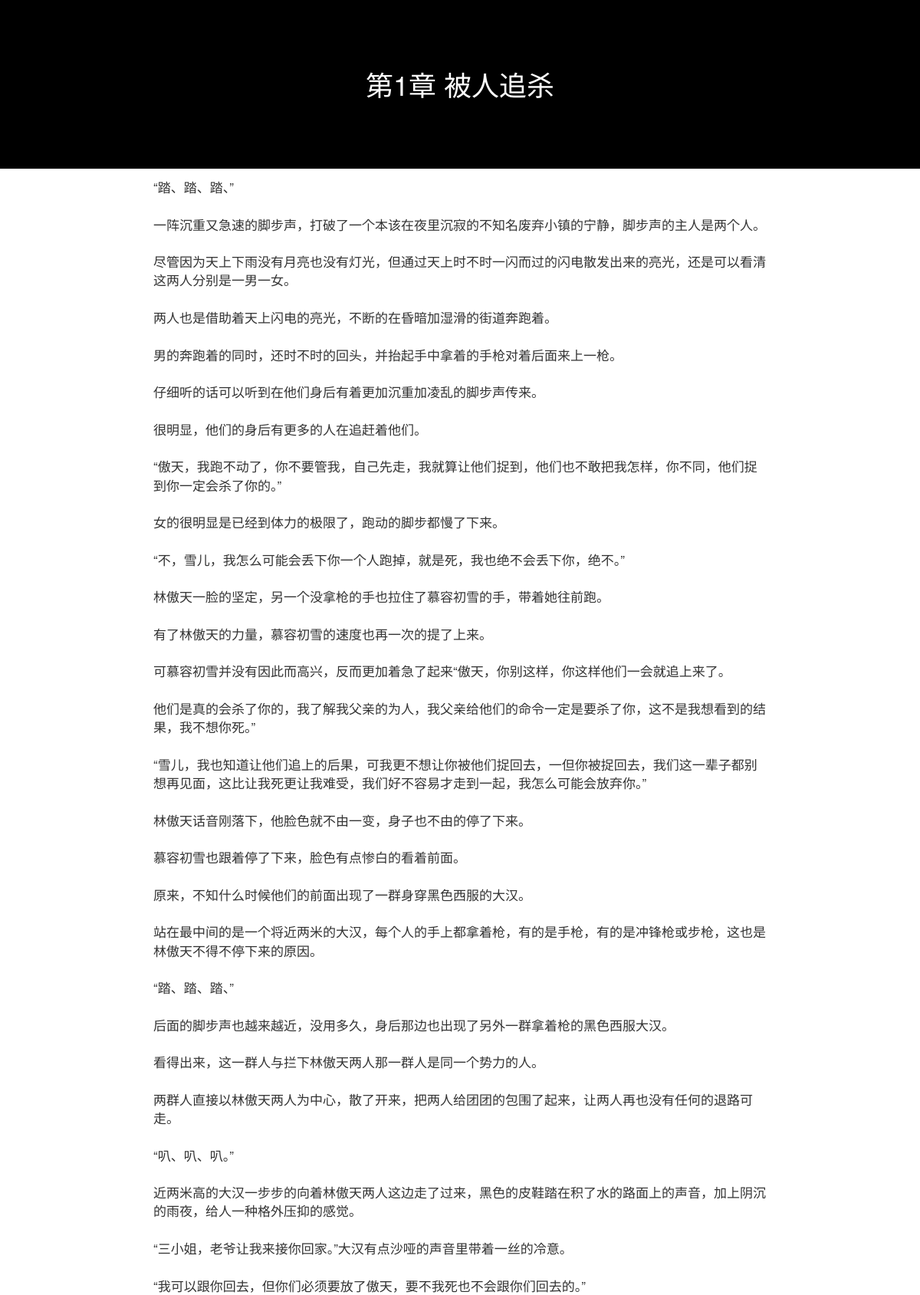
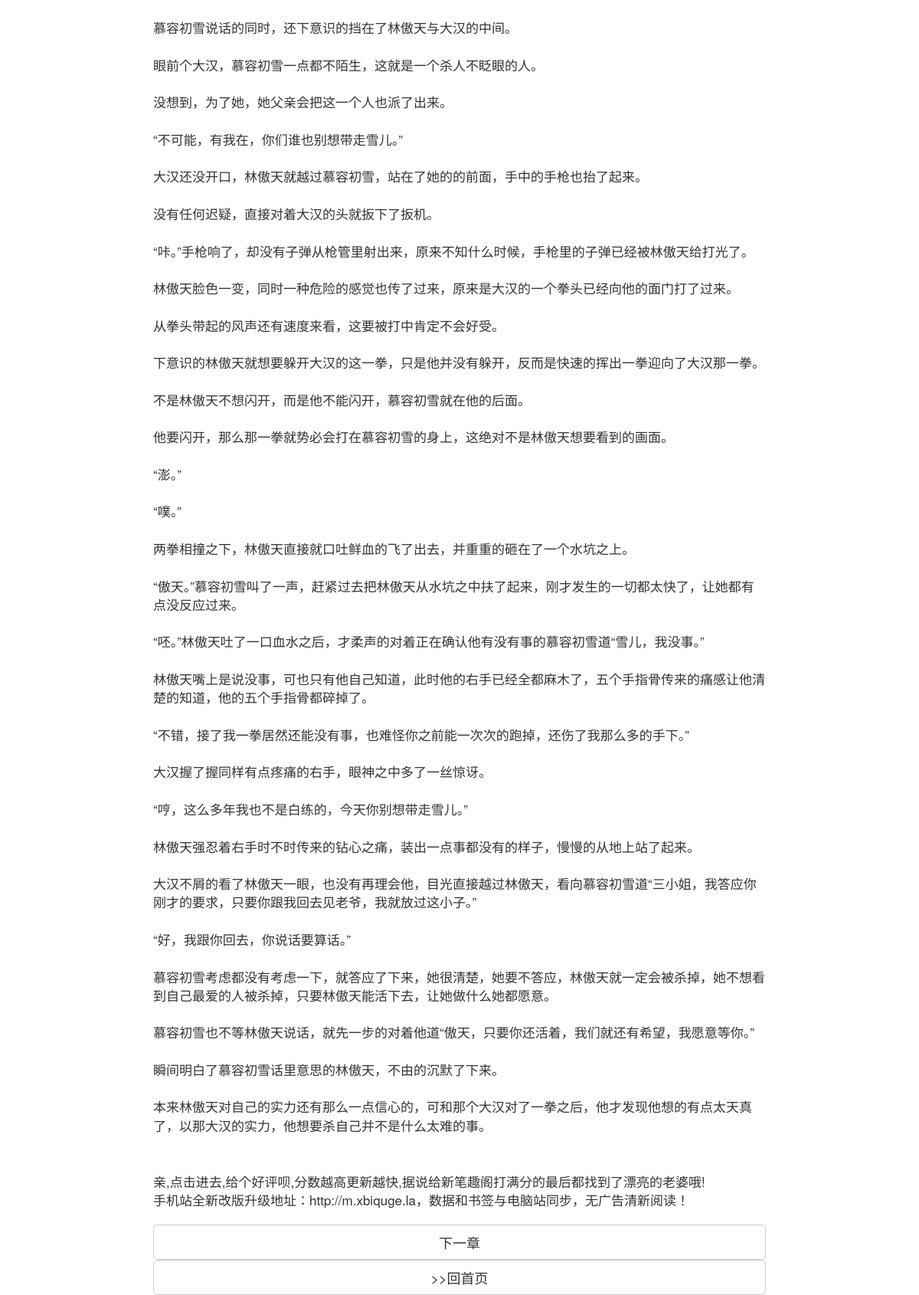
The page /show/?id=1 on the database its author committed (2 pictures, top to bottom).
### tables this page shows
CREATE TABLE "atxy" (
"id"  INTEGER PRIMARY KEY AUTOINCREMENT,
"title"  TEXT,
"content"  TEXT
);

### app.py (the view)
@app.route('/show/')
def show():
    conn = sqlite3.connect(r"C:\Users\Administrator\PycharmProjects\小说阅读\cszatxy.db")
    cursor = conn.cursor()
    sql = 'select id,title,content from atxy where id=%s' % request.args.get('id')
    rows = cursor.execute(sql)
    all_chapter = {}  # 单章节内容{}
    for row in rows:
        all_chapter['id'] = row[0]
        all_chapter['title'] = row[1]
        all_chapter['content'] = row[2]
    return render_template('show.html', all_chapter=all_chapter)

### templates/show.html (shortened to what this page needs)
<!DOCTYPE html>
<html lang="en">
<head>
    <link rel="stylesheet" href="https://cdn.jsdelivr.net/npm/bootstrap@3.3.7/dist/css/bootstrap.min.css">
</head>
<body>
<div class="header">
    <h1>{{ all_chapter['title'] }}</h1>
</div>
<div class="content">
    <p class="lead">{{ all_chapter['content'] }}</p>
    <div>
        {% if all_chapter['id'] < 77 %}
            <a href="http://127.0.0.1:5000/show/?id={{ all_chapter['id'] + 1 }}" class="btn btn-default btn-lg btn-block pull-right">下一章</a>
        {% endif %}
    </div>
    <a href="/" class="btn btn-default btn-lg btn-block pull-right" >>>回首页</a>
</div>
</body>
</html>

### rows shown on the page
atxy: title "第1章 被人追杀", content "“踏、踏、踏、” 一阵沉重又急速的脚步声，打破了一个本该在夜里沉寂的不知名废弃小镇的宁静，脚步声的主人是两个人。 尽管因为天上下雨没有月亮也没有灯光，但通过天上时不时一闪而过的闪电散发出来的亮光，还是可以看清这两人分别是一男一女。 两人也是借助着天上闪电的亮光，不断的在昏暗加湿滑的街道奔跑着。 男的奔跑着的同时，还时不时的回头，并抬起手中拿着的手枪对着后面来上一枪。 仔细听的话可以听到在他们身后有着更加沉重加凌乱的脚步声传来。 很明显，他们的身后有更多的人在追赶着他们。 “傲天，我跑不动了，你不要管我，自己先走，我就算让他们捉到，他们也不敢把我怎样，你不同，他们捉到你一定会杀了你的。” 女的很明显是已经到体力的极限了，跑动的脚步都慢了下来。 “不，雪儿，我怎么可能会丢下你一个人跑掉，就是死，我也绝不会丢下你，绝不。” 林傲天一脸的坚定，另一个没拿枪的手也拉住了慕容初雪的手，带着她往前跑。 有了林傲天的力量，慕容初雪的速度也再一次的提了上来。 可慕容初雪并没有因此而高兴，反而更加着急了起来“傲天，你别这样，你这样他们一会就追上来了。 他们是真的会杀了你的，我了解我父亲的为人，我父亲给他们的命令一定是要杀了你，这不是我想看到的结果，我不想你死。” “雪儿，我也知道让他们追上的后果，可我更不想让你被他们捉回去，一但你被捉回去，我们这一辈子都别想再见面，这比让我死更让我难受，我们好不容易才走到一起，我怎么可能会放弃你。” 林傲天话音刚落下，他脸色就不由一变，身子也不由的停了下来。 慕容初雪也跟着停了下来，脸色有点惨白的看着前面。…"
